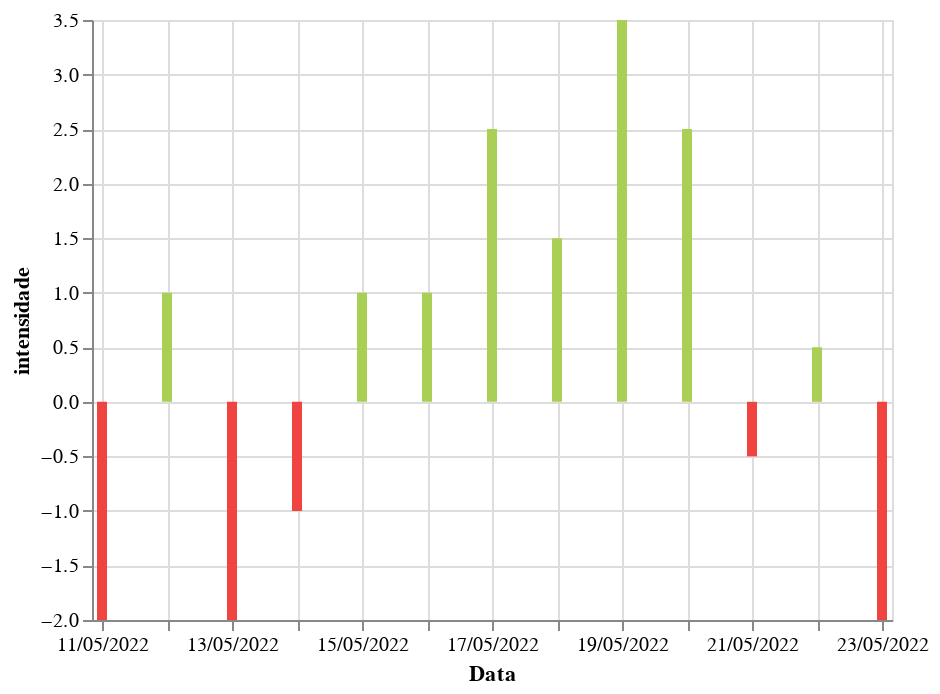

The code cell stored with this chart in its notebook:
### Code cell
avaliacao = alt.Chart(grafico_linhas.groupby(['data']).mean().reset_index()).mark_bar().encode(
    alt.X('data:T', title='Data', axis=alt.Axis(format='%d/%m/%Y')),
    alt.Y('intensidade:Q'),
    color=alt.condition(
        alt.datum.intensidade > 0,
        alt.value('#A9CF54'),
        alt.value('#F1433F')
    )
)
avaliacao.save('avaliacao_tempo.html', embed_options={'renderer': 'svg'})
avaliacao

### Figure 1 — Vega-Lite specification as saved in the notebook (floating-point values rounded to 4 significant figures)
{"config": {"view": {"continuousWidth": 400, "continuousHeight": 300}}, "data": {"name": "data-fa03bac2aee139e8d1a5e6c65585b8ce"}, "mark": "bar", "encoding": {"color": {"condition": {"value": "#A9CF54", "test": "(datum.intensidade > 0)"}, "value": "#F1433F"}, "x": {"axis": {"format": "%d/%m/%Y"}, "field": "data", "title": "Data", "type": "temporal"}, "y": {"field": "intensidade", "type": "quantitative"}}, "$schema": "https://vega.github.io/schema/vega-lite/v4.17.0.json", "datasets": {"data-fa03bac2aee139e8d1a5e6c65585b8ce": [{"data": "2022-05-11T00:00:00", "id_avaliacao": 1.5, "intensidade": -2.0, "id_disciplina": 1.0, "id_professor": 3.0, "id_assunto": 1.0, "id_turma": 1.0, "periodo": 8.0, "conhecimento": 1.5}, {"data": "2022-05-12T00:00:00", "id_avaliacao": 3.5, "intensidade": 1.0, "id_disciplina": 1.0, "id_professor": 3.0, "id_assunto": 1.0, "id_turma": 1.0, "periodo": 8.0, "conhecimento": 3.5}, {"data": "2022-05-13T00:00:00", "id_avaliacao": 5.5, "intensidade": -2.0, "id_disciplina": 1.0, "id_professor": 3.0, "id_assunto": 1.0, "id_turma": 1.0, "periodo": 8.0, "conhecimento": 5.5}, {"data": "2022-05-14T00:00:00", "id_avaliacao": 7.5, "intensidade": -1.0, "id_disciplina": 1.0, "id_professor": 3.0, "id_assunto": 1.0, "id_turma": 1.0, "periodo": 8.0, "conhecimento": 7.5}, {"data": "2022-05-15T00:00:00", "id_avaliacao": 9.0, "intensidade": 1.0, "id_disciplina": 1.0, "id_professor": 3.0, "id_assunto": 1.0, "id_turma": 1.0, "periodo": 8.0, "conhecimento": 9.0}, {"data": "2022-05-16T00:00:00", "id_avaliacao": 10.5, "intensidade": 1.0, "id_disciplina": 1.0, "id_professor": 3.0, "id_assunto": 1.0, "id_turma": 1.0, "periodo": 8.0, "conhecimento": 3.5}, {"data": "2022-05-17T00:00:00", "id_avaliacao": 12.5, "intensidade": 2.5, "id_disciplina": 1.0, "id_professor": 3.0, "id_assunto": 1.0, "id_turma": 1.0, "periodo": 8.0, "conhecimento": 8.5}, {"data": "2022-05-18T00:00:00", "id_avaliacao": 14.5, "intensidade": 1.5, "id_disciplina": 1.0, "id_professor": 3.0, "id_assunto": 1.0, "id_turma": 1.0, "periodo": 8.0, "conhecimento": 7.5}, {"data": "2022-05-19T00:00:00", "id_avaliacao": 16.5, "intensidade": 3.5, "id_disciplina": 1.0, "id_professor": 3.0, "id_assunto": 1.0, "id_turma": 1.0, "periodo": 8.0, "conhecimento": 8.0}, {"data": "2022-05-20T00:00:00", "id_avaliacao": 18.5, "intensidade": 2.5, "id_disciplina": 1.0, "id_professor": 3.0, "id_assunto": 1.0, "id_turma": 1.0, "periodo": 8.0, "conhecimento": 7.5}, {"data": "2022-05-21T00:00:00", "id_avaliacao": 20.5, "intensidade": -0.5, "id_disciplina": 1.0, "id_professor": 3.0, "id_assunto": 1.0, "id_turma": 1.0, "periodo": 8.0, "conhecimento": 8.5}, {"data": "2022-05-22T00:00:00", "id_avaliacao": 22.5, "intensidade": 0.5, "id_disciplina": 1.0, "id_professor": 3.0, "id_assunto": 1.0, "id_turma": 1.0, "periodo": 8.0, "conhecimento": 8.0}, {"data": "2022-05-23T00:00:00", "id_avaliacao": 24.0, "intensidade": -2.0, "id_disciplina": 1.0, "id_professor": 3.0, "id_assunto": 1.0, "id_turma": 1.0, "periodo": 8.0, "conhecimento": 1.0}]}}
